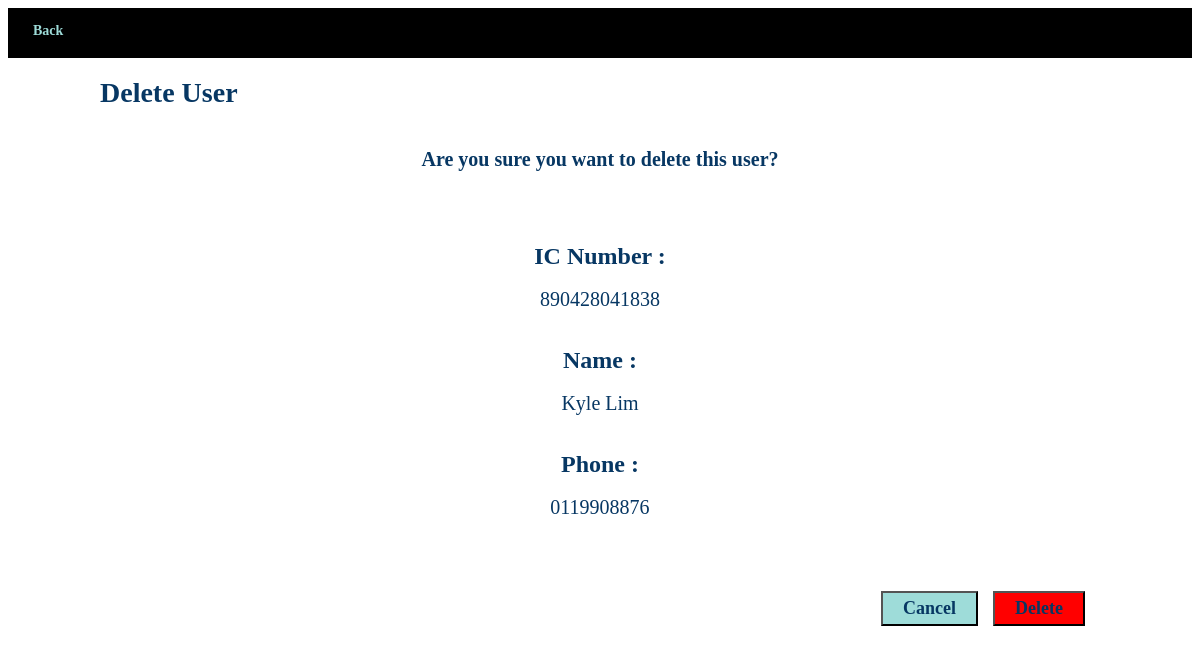
The app's page /pkob/890428041838 with its own data.
### App_Soc/models.py (models this page shows, shortened)
class User(models.Model):
    timestamp = models.DateTimeField(auto_now=True)
    ic_no = models.CharField(primary_key=True, max_length=12, verbose_name='IC No.')
    name = models.CharField(max_length=100, verbose_name='Name', blank=False)
    phone_no = models.CharField(max_length=100, verbose_name='Phone Number', blank=False)

### App_Soc/views.py (the view)
# urls.py: path('<str:ic_no>', views.user_detail, name="user-detail"),
def user_detail(request, ic_no):
    user = User.objects.get(pk=ic_no)     # pk='primary key'
    return render(request, 'App_Soc/user_detail.html', context={'user': user})

### App_Soc/templates/App_Soc/user_detail.html (shortened to what this page needs)
{% extends "App_Soc/base.html" %}
{% block content %}
    <h1>Delete User</h1>
    <h3>Are you sure you want to delete this user?</h3><br><br><br><br>
    <h2>IC Number :</h2><br>
    <p>{{ user.ic_no }}</p><br><br>
    <h2>Name :</h2><br>
    <p>{{ user.name }}</p><br><br>
    <h2>Phone :</h2><br>
    <p>{{ user.phone_no }}</p><br><br><br><br>
    <button type="submit" class="btn" style="background-color: red" onclick="location.href='{% url 'delete-user' user.ic_no%}';"><b>Delete</b></button>
    <button type="submit" class="btn" onclick="location.href='{% url 'manage-user' %}';"><b>Cancel</b></button>
{% endblock %}

### records on screen
User: ic_no "890428041838", name "Kyle Lim", phone_no "0119908876"
